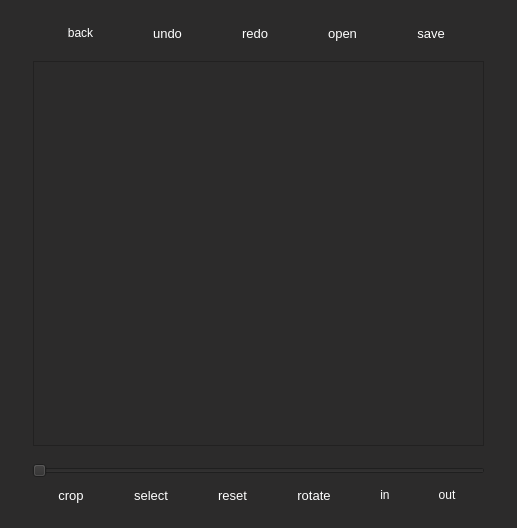
<?xml version="1.0" encoding="UTF-8"?>
<ui version="4.0">
 <class>MainWindow</class>
 <widget class="QMainWindow" name="MainWindow">
  <property name="geometry">
   <rect>
    <x>0</x>
    <y>0</y>
    <width>517</width>
    <height>528</height>
   </rect>
  </property>
  <property name="sizePolicy">
   <sizepolicy hsizetype="Expanding" vsizetype="Expanding">
    <horstretch>0</horstretch>
    <verstretch>0</verstretch>
   </sizepolicy>
  </property>
  <property name="windowTitle">
   <string>MainWindow</string>
  </property>
  <property name="windowIcon">
   <iconset resource="images.qrc">
    <normaloff>:/Images/Screen-Shot-2014-08-15-at-1.11.58-PM.png</normaloff>:/Images/Screen-Shot-2014-08-15-at-1.11.58-PM.png</iconset>
  </property>
  <property name="styleSheet">
   <string notr="true">background-color: rgb(44, 43, 43);</string>
  </property>
  <widget class="QWidget" name="centralWidget">
   <property name="sizePolicy">
    <sizepolicy hsizetype="Expanding" vsizetype="Expanding">
     <horstretch>0</horstretch>
     <verstretch>0</verstretch>
    </sizepolicy>
   </property>
   <layout class="QGridLayout" name="gridLayout">
    <item row="0" column="0">
     <widget class="QStackedWidget" name="stackedWidget">
      <property name="currentIndex">
       <number>1</number>
      </property>
      <widget class="QWidget" name="page">
       <layout class="QGridLayout" name="gridLayout_5">
        <item row="0" column="0">
         <widget class="QFrame" name="frame_3">
          <property name="minimumSize">
           <size>
            <width>200</width>
            <height>50</height>
           </size>
          </property>
          <property name="styleSheet">
           <string notr="true">background:   url(:/Images/Screen-Shot-2014-08-15-at-1.11.58-PM.png) no-repeat center;
</string>
          </property>
          <property name="frameShape">
           <enum>QFrame::NoFrame</enum>
          </property>
          <property name="frameShadow">
           <enum>QFrame::Raised</enum>
          </property>
         </widget>
        </item>
        <item row="1" column="0">
         <layout class="QHBoxLayout" name="horizontalLayout_7">
          <property name="bottomMargin">
           <number>30</number>
          </property>
          <item>
           <spacer name="horizontalSpacer_3">
            <property name="orientation">
             <enum>Qt::Horizontal</enum>
            </property>
            <property name="sizeHint" stdset="0">
             <size>
              <width>40</width>
              <height>20</height>
             </size>
            </property>
           </spacer>
          </item>
          <item>
           <widget class="QToolButton" name="ExiButton">
            <property name="text">
             <string/>
            </property>
            <property name="icon">
             <iconset resource="images.qrc">
              <normaloff>:/Images/image(2).png</normaloff>:/Images/image(2).png</iconset>
            </property>
            <property name="iconSize">
             <size>
              <width>70</width>
              <height>70</height>
             </size>
            </property>
            <property name="autoRaise">
             <bool>true</bool>
            </property>
           </widget>
          </item>
          <item>
           <spacer name="horizontalSpacer">
            <property name="orientation">
             <enum>Qt::Horizontal</enum>
            </property>
            <property name="sizeHint" stdset="0">
             <size>
              <width>40</width>
              <height>20</height>
             </size>
            </property>
           </spacer>
          </item>
          <item>
           <widget class="QToolButton" name="GalleryButton">
            <property name="styleSheet">
             <string notr="true"/>
            </property>
            <property name="text">
             <string/>
            </property>
            <property name="icon">
             <iconset resource="images.qrc">
              <normaloff>:/Images/image(5).png</normaloff>:/Images/image(5).png</iconset>
            </property>
            <property name="iconSize">
             <size>
              <width>70</width>
              <height>70</height>
             </size>
            </property>
            <property name="autoRaise">
             <bool>true</bool>
            </property>
           </widget>
          </item>
          <item>
           <spacer name="horizontalSpacer_2">
            <property name="orientation">
             <enum>Qt::Horizontal</enum>
            </property>
            <property name="sizeHint" stdset="0">
             <size>
              <width>40</width>
              <height>20</height>
             </size>
            </property>
           </spacer>
          </item>
         </layout>
        </item>
       </layout>
      </widget>
      <widget class="QWidget" name="page_2">
       <layout class="QGridLayout" name="gridLayout_3">
        <item row="0" column="0">
         <layout class="QVBoxLayout" name="verticalLayout">
          <property name="sizeConstraint">
           <enum>QLayout::SetMaximumSize</enum>
          </property>
          <item>
           <layout class="QHBoxLayout" name="horizontalLayout_3">
            <item>
             <widget class="QToolButton" name="Backbutton">
              <property name="styleSheet">
               <string notr="true">color: white;


</string>
              </property>
              <property name="text">
               <string>back</string>
              </property>
              <property name="icon">
               <iconset resource="images.qrc">
                <normaloff>:/Images/image(1).png</normaloff>:/Images/image(1).png</iconset>
              </property>
              <property name="iconSize">
               <size>
                <width>35</width>
                <height>35</height>
               </size>
              </property>
              <property name="autoRaise">
               <bool>true</bool>
              </property>
             </widget>
            </item>
            <item>
             <widget class="QToolButton" name="UndoButton">
              <property name="minimumSize">
               <size>
                <width>0</width>
                <height>0</height>
               </size>
              </property>
              <property name="font">
               <font>
                <pointsize>10</pointsize>
               </font>
              </property>
              <property name="styleSheet">
               <string notr="true">color: white;

</string>
              </property>
              <property name="text">
               <string>undo</string>
              </property>
              <property name="icon">
               <iconset resource="images.qrc">
                <normaloff>:/Images/image(9).png</normaloff>:/Images/image(9).png</iconset>
              </property>
              <property name="iconSize">
               <size>
                <width>25</width>
                <height>25</height>
               </size>
              </property>
              <property name="toolButtonStyle">
               <enum>Qt::ToolButtonTextUnderIcon</enum>
              </property>
              <property name="autoRaise">
               <bool>true</bool>
              </property>
             </widget>
            </item>
            <item>
             <widget class="QToolButton" name="RedoButton">
              <property name="minimumSize">
               <size>
                <width>20</width>
                <height>20</height>
               </size>
              </property>
              <property name="font">
               <font>
                <pointsize>10</pointsize>
               </font>
              </property>
              <property name="styleSheet">
               <string notr="true">color: white;

</string>
              </property>
              <property name="text">
               <string>redo</string>
              </property>
              <property name="icon">
               <iconset resource="images.qrc">
                <normaloff>:/Images/image(6).png</normaloff>:/Images/image(6).png</iconset>
              </property>
              <property name="iconSize">
               <size>
                <width>25</width>
                <height>25</height>
               </size>
              </property>
              <property name="toolButtonStyle">
               <enum>Qt::ToolButtonTextUnderIcon</enum>
              </property>
              <property name="autoRaise">
               <bool>true</bool>
              </property>
             </widget>
            </item>
            <item>
             <widget class="QToolButton" name="OpenButton">
              <property name="font">
               <font>
                <pointsize>10</pointsize>
               </font>
              </property>
              <property name="styleSheet">
               <string notr="true">color: white;

</string>
              </property>
              <property name="text">
               <string>open</string>
              </property>
              <property name="icon">
               <iconset resource="images.qrc">
                <normaloff>:/Images/image(4).png</normaloff>:/Images/image(4).png</iconset>
              </property>
              <property name="iconSize">
               <size>
                <width>25</width>
                <height>25</height>
               </size>
              </property>
              <property name="autoExclusive">
               <bool>false</bool>
              </property>
              <property name="toolButtonStyle">
               <enum>Qt::ToolButtonTextUnderIcon</enum>
              </property>
              <property name="autoRaise">
               <bool>true</bool>
              </property>
             </widget>
            </item>
            <item>
             <widget class="QToolButton" name="SaveButton">
              <property name="font">
               <font>
                <pointsize>10</pointsize>
                <weight>50</weight>
                <bold>false</bold>
                <kerning>false</kerning>
               </font>
              </property>
              <property name="styleSheet">
               <string notr="true">color: white;
</string>
              </property>
              <property name="text">
               <string>save</string>
              </property>
              <property name="icon">
               <iconset resource="images.qrc">
                <normaloff>:/Images/image.png</normaloff>:/Images/image.png</iconset>
              </property>
              <property name="iconSize">
               <size>
                <width>25</width>
                <height>25</height>
               </size>
              </property>
              <property name="checkable">
               <bool>false</bool>
              </property>
              <property name="toolButtonStyle">
               <enum>Qt::ToolButtonTextUnderIcon</enum>
              </property>
              <property name="autoRaise">
               <bool>true</bool>
              </property>
             </widget>
            </item>
           </layout>
          </item>
          <item>
           <widget class="QFrame" name="frame">
            <property name="minimumSize">
             <size>
              <width>300</width>
              <height>300</height>
             </size>
            </property>
            <property name="frameShape">
             <enum>QFrame::NoFrame</enum>
            </property>
            <property name="frameShadow">
             <enum>QFrame::Raised</enum>
            </property>
            <property name="midLineWidth">
             <number>0</number>
            </property>
            <layout class="QGridLayout" name="gridLayout_2">
             <item row="0" column="0">
              <widget class="QScrollArea" name="scrollArea">
               <property name="widgetResizable">
                <bool>true</bool>
               </property>
               <widget class="QWidget" name="scrollAreaWidgetContents_2">
                <property name="geometry">
                 <rect>
                  <x>0</x>
                  <y>0</y>
                  <width>459</width>
                  <height>331</height>
                 </rect>
                </property>
                <layout class="QGridLayout" name="gridLayout_4">
                 <item row="0" column="0">
                  <layout class="QHBoxLayout" name="horizontalLayout_4">
                   <item>
                    <widget class="QLabel" name="imageLabel">
                     <property name="text">
                      <string/>
                     </property>
                    </widget>
                   </item>
                  </layout>
                 </item>
                </layout>
               </widget>
              </widget>
             </item>
            </layout>
           </widget>
          </item>
          <item>
           <layout class="QHBoxLayout" name="horizontalLayout_2">
            <property name="leftMargin">
             <number>10</number>
            </property>
            <property name="rightMargin">
             <number>10</number>
            </property>
            <item>
             <widget class="QSlider" name="horizontalSlider">
              <property name="whatsThis">
               <string/>
              </property>
              <property name="styleSheet">
               <string notr="true">color: white</string>
              </property>
              <property name="orientation">
               <enum>Qt::Horizontal</enum>
              </property>
             </widget>
            </item>
           </layout>
          </item>
          <item>
           <layout class="QHBoxLayout" name="horizontalLayout">
            <item>
             <widget class="QToolButton" name="CropButton">
              <property name="font">
               <font>
                <pointsize>10</pointsize>
               </font>
              </property>
              <property name="styleSheet">
               <string notr="true">color: white;

</string>
              </property>
              <property name="text">
               <string>crop</string>
              </property>
              <property name="icon">
               <iconset resource="images.qrc">
                <normaloff>:/Images/image646.png</normaloff>:/Images/image646.png</iconset>
              </property>
              <property name="iconSize">
               <size>
                <width>25</width>
                <height>25</height>
               </size>
              </property>
              <property name="toolButtonStyle">
               <enum>Qt::ToolButtonTextUnderIcon</enum>
              </property>
              <property name="autoRaise">
               <bool>true</bool>
              </property>
             </widget>
            </item>
            <item>
             <widget class="QToolButton" name="SelectButton">
              <property name="font">
               <font>
                <pointsize>10</pointsize>
               </font>
              </property>
              <property name="styleSheet">
               <string notr="true">color: white;

</string>
              </property>
              <property name="text">
               <string>select</string>
              </property>
              <property name="icon">
               <iconset resource="images.qrc">
                <normaloff>:/Images/image(2)22.png</normaloff>:/Images/image(2)22.png</iconset>
              </property>
              <property name="iconSize">
               <size>
                <width>25</width>
                <height>25</height>
               </size>
              </property>
              <property name="toolButtonStyle">
               <enum>Qt::ToolButtonTextUnderIcon</enum>
              </property>
              <property name="autoRaise">
               <bool>true</bool>
              </property>
             </widget>
            </item>
            <item>
             <widget class="QToolButton" name="ResetButton">
              <property name="font">
               <font>
                <pointsize>10</pointsize>
               </font>
              </property>
              <property name="styleSheet">
               <string notr="true">color: white;

</string>
              </property>
              <property name="text">
               <string>reset</string>
              </property>
              <property name="icon">
               <iconset resource="images.qrc">
                <normaloff>:/Images/image(7).png</normaloff>:/Images/image(7).png</iconset>
              </property>
              <property name="iconSize">
               <size>
                <width>25</width>
                <height>25</height>
               </size>
              </property>
              <property name="toolButtonStyle">
               <enum>Qt::ToolButtonTextUnderIcon</enum>
              </property>
              <property name="autoRaise">
               <bool>true</bool>
              </property>
             </widget>
            </item>
            <item>
             <widget class="QToolButton" name="DeleteButton">
              <property name="font">
               <font>
                <pointsize>10</pointsize>
               </font>
              </property>
              <property name="styleSheet">
               <string notr="true">color: white;


</string>
              </property>
              <property name="text">
               <string>rotate</string>
              </property>
              <property name="icon">
               <iconset resource="images.qrc">
                <normaloff>:/Images/rotateRIGHT.png</normaloff>:/Images/rotateRIGHT.png</iconset>
              </property>
              <property name="iconSize">
               <size>
                <width>25</width>
                <height>25</height>
               </size>
              </property>
              <property name="toolButtonStyle">
               <enum>Qt::ToolButtonTextUnderIcon</enum>
              </property>
              <property name="autoRaise">
               <bool>true</bool>
              </property>
             </widget>
            </item>
            <item>
             <widget class="QToolButton" name="ZoomInButton">
              <property name="styleSheet">
               <string notr="true">color: white;

</string>
              </property>
              <property name="text">
               <string>in</string>
              </property>
              <property name="icon">
               <iconset resource="images.qrc">
                <normaloff>:/Images/image464.png</normaloff>:/Images/image464.png</iconset>
              </property>
              <property name="iconSize">
               <size>
                <width>30</width>
                <height>30</height>
               </size>
              </property>
              <property name="toolButtonStyle">
               <enum>Qt::ToolButtonIconOnly</enum>
              </property>
              <property name="autoRaise">
               <bool>true</bool>
              </property>
             </widget>
            </item>
            <item>
             <widget class="QToolButton" name="ZoomoutButton">
              <property name="styleSheet">
               <string notr="true">color: white;

</string>
              </property>
              <property name="text">
               <string>out</string>
              </property>
              <property name="icon">
               <iconset resource="images.qrc">
                <normaloff>:/Images/image(1)53.png</normaloff>:/Images/image(1)53.png</iconset>
              </property>
              <property name="iconSize">
               <size>
                <width>30</width>
                <height>30</height>
               </size>
              </property>
              <property name="toolButtonStyle">
               <enum>Qt::ToolButtonIconOnly</enum>
              </property>
              <property name="autoRaise">
               <bool>true</bool>
              </property>
             </widget>
            </item>
           </layout>
          </item>
         </layout>
        </item>
       </layout>
      </widget>
     </widget>
    </item>
   </layout>
  </widget>
  <action name="actionOpen">
   <property name="text">
    <string>Open</string>
   </property>
   <property name="shortcut">
    <string>Ctrl+N</string>
   </property>
  </action>
  <action name="actionSave">
   <property name="text">
    <string>Save</string>
   </property>
   <property name="shortcut">
    <string>Ctrl+S</string>
   </property>
  </action>
  <action name="actionUndo">
   <property name="text">
    <string>Undo</string>
   </property>
   <property name="shortcut">
    <string>Ctrl+Z</string>
   </property>
  </action>
  <action name="actionReset">
   <property name="text">
    <string>Reset</string>
   </property>
  </action>
  <action name="actionSelect">
   <property name="text">
    <string>Select</string>
   </property>
  </action>
  <action name="actionCrop">
   <property name="text">
    <string>Crop</string>
   </property>
  </action>
  <action name="actionRotate">
   <property name="text">
    <string>Rotate</string>
   </property>
  </action>
  <action name="actionRedo">
   <property name="text">
    <string>Redo</string>
   </property>
   <property name="shortcut">
    <string>Ctrl+Y</string>
   </property>
  </action>
 </widget>
 <layoutdefault spacing="6" margin="11"/>
 <resources>
  <include location="images.qrc"/>
 </resources>
 <connections/>
</ui>
